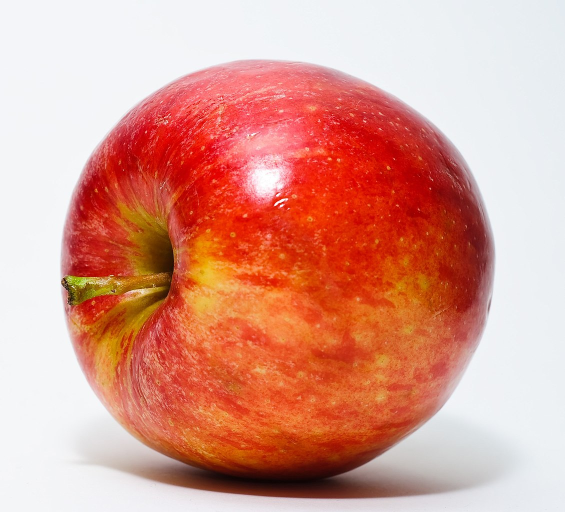
#> input picture PA1/PRML-Spring-2023-main/programmingAssignment/PA1/DATA/Red_Apple.jpg, 1130 x 1024 px (shown at 1/2 size)
$ jupyter execute --allow-errors 'PA1_B22ES006 (1).ipynb'
#> lines starting #> are read from the running program, lines starting #| are printed output that depends on the picture; long printed decimals are rounded
[cell 1]
# I have imported all the required libraries here..Run this before executing any of the below code cells
# some specific library are imported as required in their respective code cell

import numpy as np
import pandas as pd
import matplotlib.pyplot as plt
import math

[cell 2]
#Qno1 -- Takes input a list of integers and return sum of even numbers in it

def even_sum(nos):
  sum=0
  for num in nos:
    if num%2==0:       # this condition check for each number in the list and add it to sum variable if it is even
      sum=sum+num
  return sum

nos1=[1,2,3,4,5,6,7,8,9,10,11,12,13,14,15,16,17,18,19]
even_sum(nos1)

Qno 2 Notes

The scipy.spatial.distance module in Python, and specifically the cdist function, is part of the SciPy library. SciPy is an open-source library used for scientific and technical computing, built on top of NumPy, another popular library for numerical operations in Python.

The cdist function in scipy.spatial.distance is used to compute distances between pairs of points in two sets of data. The term "cdist" stands for "computation of distance." It can calculate various distance metrics, such as Euclidean distance, Manhattan distance, cosine similarity, etc., depending on the specified metric parameter.

[cell 3]
#Qno2 -- Given a 2D-point and an array of 2D-points, find out three nearest neighbour.

from scipy.spatial.distance import cdist

def find_nearest_neighbors(target_point, points_array, k=3):
    distances = cdist([target_point], points_array)  # by default it calculates euclidean distance
    indices = np.argsort(distances)
    nearest_neighbors_indices = indices[0][:k]
    nearest_neighbors = points_array[nearest_neighbors_indices]
    return nearest_neighbors

# Example usage
target_point = np.array([1, 1])
points_array = np.array([[2, 2], [3, 3], [0, 0], [5, 5], [1, 5]])

nearest_neighbors = find_nearest_neighbors(target_point, points_array, k=3)
print("Point:", target_point)
print("Its Nearest Neighbors:", nearest_neighbors)

[cell 4]
#Qno3 -- Given a list of words, create a new list containing the length of each word using list comprehension.

words=['apple','banana','cherry','kiwi','mango']
nl=[]                                           # creating an empty list
for x in words:                                 # deriving info from prev. list and using it in another way in new list
  a=len(x)
  nl.append(a)
print(nl)

[cell 5]
# Qno4 -- element wise multiplication of two 1D array and storing result into a new array
arr1=np.array([1,2,3])
arr2=np.array([4,5,6])
ra=arr1*arr2
print(ra)

[cell 6]
# Qno5 -- use array slicing to obntain elements from index 5 to 15

arr1=np.arange(1,21)
print(arr1)
arr2=arr1[5:15]    #using this we can obtain specific subarray
print(arr2)

[cell 7]
# Qno6 -- using matplotlib pyplot library

xpoints=np.linspace(-1,+1,100) #creating a continuos array for x axis points
x2=np.linspace(10,100,100)
x3=np.linspace(-10,+10,100)
x4=np.linspace(-1,+1,100)

ypt1=[]
for x1 in xpoints:
  y1=(5*x1)+4
  ypt1.append(y1)              #adding elements into ypoints using y1 equation
plt.xlabel('x')
plt.ylabel('y=5x+4')
plt.plot(xpoints,ypt1)         #plt.plot plots the respective graph
plt.show()
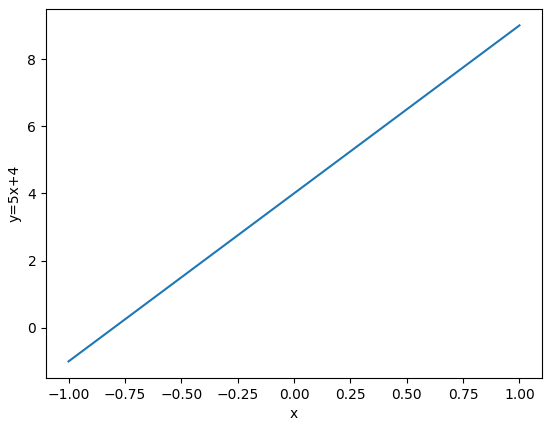
#> figure drawn by matplotlib, 1 panel; curve peaks at x = 1, y = 9

ypt2=[]
for x1 in x2:
  y2=math.log(x1)
  ypt2.append(y2)
plt.xlabel('x')
plt.ylabel('lnx')
plt.plot(x2,ypt2)
plt.show()
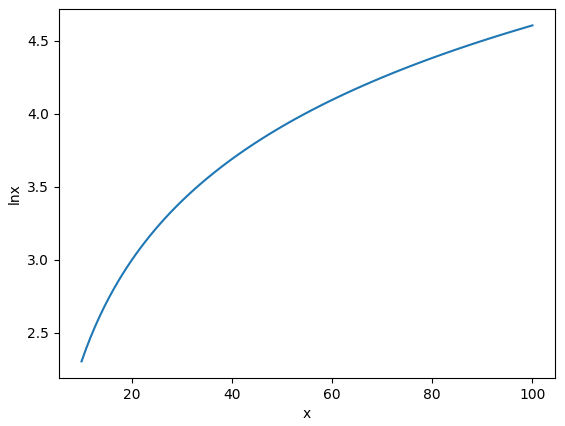
#> figure drawn by matplotlib, 1 panel; curve peaks at x = 100, y = 4.61

ypt3=[]
for x1 in x3:
  y3=x1**2
  ypt3.append(y3)
plt.xlabel('x')
plt.ylabel('x^2')
plt.plot(x3,ypt3)
plt.show()
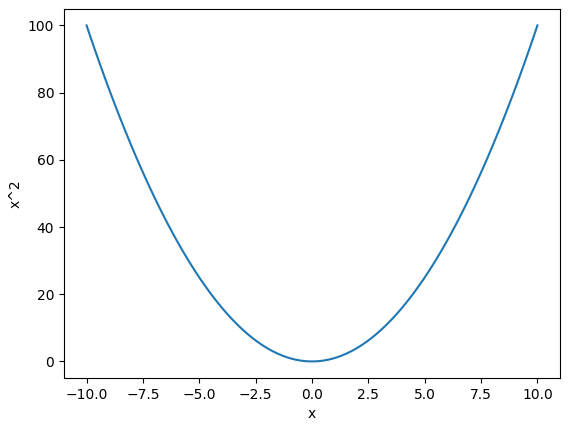
#> figure drawn by matplotlib, 1 panel; curve peaks at x = -10, y = 100

ypt4=[]
for x1 in x4:
  y4=1/(1+math.exp(x1))
  ypt4.append(y4)
plt.xlabel('x')
plt.ylabel('1+(1+e^x)')
plt.plot(x4,ypt4)
plt.show()
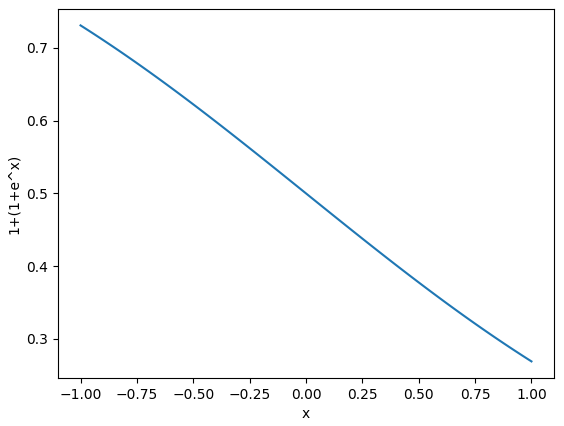
#> figure drawn by matplotlib, 1 panel; curve peaks at x = -1, y = 0.731

#> (a cell that did not finish here is left out)

[cell 9]
#Qno8 -- Read the CSV file and using Pandas, filter a DataFrame to only include rows where the ‘age’ column is greater than 40 and the ‘gender’ column is ‘female’.

file_path = 'demo.csv'

# Reading the CSV file into a DataFrame
#> (the rest of this cell did not finish here and is left out)

#> (a cell that did not finish here is left out)

[cell 11]
#Qno10 -- Given a Pandas DataFrame containingcolumns ‘Sales’ and ‘Expenses’, create a new column ‘Profit’ that calculatesthe profit as ‘Sales’ minus ‘Expenses’. You may take your own data anddemonstrate its working.

import pandas as pd

#sample DataFrame
data = {'Sales': [5000, 8000, 10000, 6000,7000],
        'Expenses': [3000, 4000, 2000, 3500,5000]}

df = pd.DataFrame(data)

# Creating a new column 'Profit' by subtracting 'Expenses' from 'Sales'
df['Profit'] = df['Sales'] - df['Expenses']

# Displaying the DataFrame with the new 'Profit' column
print(df)

[cell 12]
# Qno 11 -- write a function to find and return the name(s) of the person(s) with the phone number(s) starting with 91.

def find_names_with_prefix(phonebook, prefix='91'):
    matching_names = [name for name, number in phonebook.items() if str(number).startswith(prefix)]
    return matching_names

# phonebook with names and phone numbers
phonebook = {
    'Arman': '9112345678',
    'Gyanendra': '9198765432',
    'Harshvardhan': '9212345678',
    'AKR': '9323456789',
    'Dishit': '9412345678',
    'Aaroh': '9512345678',
    'Heramb': '9612345678',
    'Aditya': '9712345678',
    'Chinmaay': '9812345678',
    'Hari': '9912345678',
}

# Finding names with phone numbers starting with '91'
result = find_names_with_prefix(phonebook, prefix='91')

# Displaying the result
print("Names with phone numbers starting with '91':", result)

[cell 13]
# Qno12 -- Write two Python functions that take a vector as input and com-pute ReLU and sigmoid activation on each element of that vector, respec-tively. Hint: RelU(x) = max(0, x) and Sigmoid(x) = 1 /1+e−x

def relu_activation(vector):
    return np.maximum(0, vector)

def sigmoid_activation(vector):
    return 1 / (1 + np.exp(-vector))

input_vector = np.array([1,2,3,4,5,6,7,8,9])

# Computing ReLU activation
relu_result = relu_activation(input_vector)
print("ReLU Activation Result:", relu_result)

# Computing sigmoid activation
sigmoid_result = sigmoid_activation(input_vector)
print("Sigmoid Activation Result:", sigmoid_result)

[cell 14]
#Qno13 -- Using an openCV library, read an image of an apple, display it, and compute the average redness of the image.

import cv2
#from google.colab.patches import cv2_imshow

def read_and_display_image(image_path):
    # Read the image
#> called with image_path = 'Red_Apple.jpg'
    image = cv2.imread(image_path)
#> image is the input picture: shape (1024, 1130, 3); mean B, G, R 140.8, 155.7, 219.6

    # Display the image
    cv2.imshow('Apple',image)
    cv2.waitKey(0)
    cv2.destroyAllWindows()

    return image

def compute_average_redness(image):
    # Splitting the image into channels (BGR)
    b, g, r = cv2.split(image)
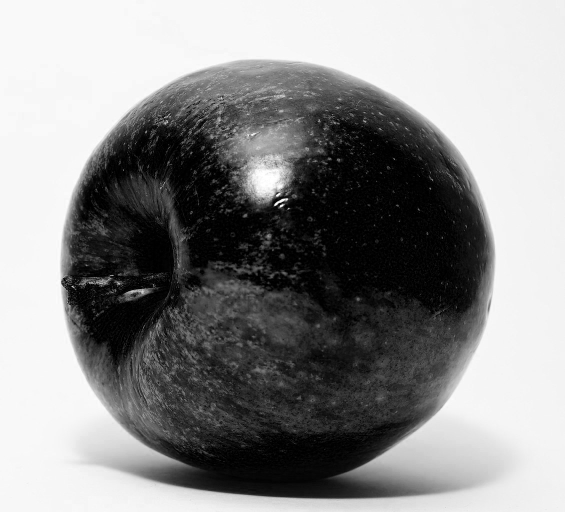
#> b: shape (1024, 1130) (shown at 1/2 size); min 0, max 255, mean 140.8
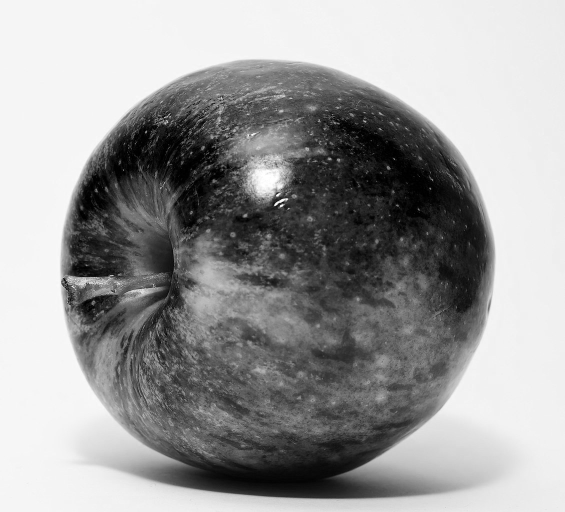
#> g: shape (1024, 1130) (shown at 1/2 size); min 0, max 255, mean 155.7
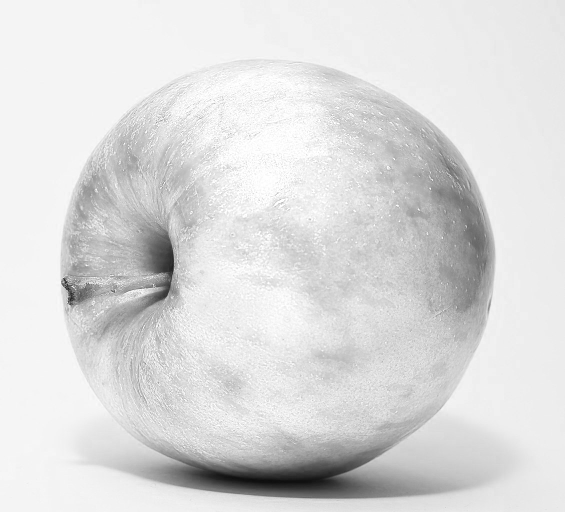
#> r: shape (1024, 1130) (shown at 1/2 size); min 12, max 255, mean 219.6

    # Computing the average redness
    redness = np.mean(r)
#> redness = 219.6

    return redness

# Image path
image_path = 'Red_Apple.jpg'

# Read and display the image
image = read_and_display_image(image_path)

# Computing and printing the average redness
average_redness = compute_average_redness(image)
#> average_redness = 219.6
print(f"Average Redness: {average_redness}")
#| Average Redness: 219.597

Qno14 Notes--

Importing the os module for interacting with the operating system.

Importing the Image class from the PIL (Pillow) library for working with images

Importing the display function from IPython.display for displaying content in Jupyter/Colab notebooks.

[cell 15]
#QNo 14 -- Write a Python code that recursively reads all the files in afolder and its subfolder and displays all the image files. Note that image filescan have one of the following extensions: png, jpeg, jpg, tiff.

import os
from PIL import Image
from IPython.display import display

def is_image_file(file, image_extensions):
    return any(file.lower().endswith(ext) for ext in image_extensions)

def display_image(image_path):
#> called with image_path = 'img/tree-736885_1280.jpg'
    try:
        img = Image.open(image_path)
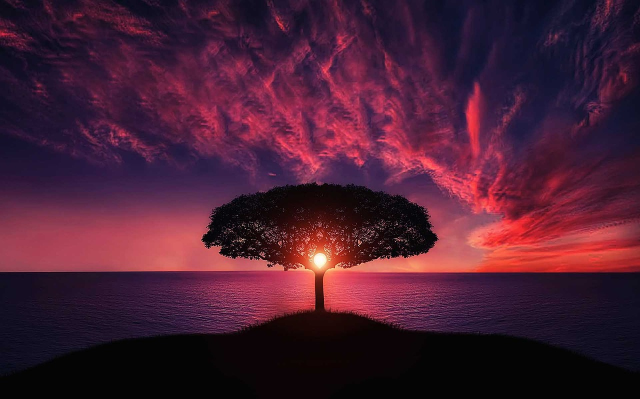
#> input picture PA1/PRML-Spring-2023-main/programmingAssignment/PA1/DATA/img/tree-736885_1280.jpg, 1280 x 797 px (shown at 1/2 size)
#> img is the input picture: PIL image 1280x797 RGB; mean R, G, B 73.6, 30.3, 51.2
        display(img)
    except Exception as e:
        print(f"Error displaying image: {e}")

def display_image_files(folder_path):
    image_extensions = ['.png', '.jpeg', '.jpg', '.tiff']

    for root, dirs, files in os.walk(folder_path):
        for file in files:
            if is_image_file(file, image_extensions):
                image_path = os.path.join(root, file)
                print(image_path)
                display_image(image_path)

# usage
folder_path = 'img'
display_image_files(folder_path)

[cell 16]
#QNo15 -- Create a class Rectangle with attributeswidth and height and methods to calculate the area and perimeter. Test the class by creating objects and performing calculations.

class Rectangle:
    def __init__(self, width, height):
        self.width = width
        self.height = height

    def calculate_area(self):
        return self.width * self.height

    def calculate_perimeter(self):
        return 2 * (self.width + self.height)

# Testing the Rectangle class
rectangle1 = Rectangle(5, 8)
rectangle2 = Rectangle(10, 3)
